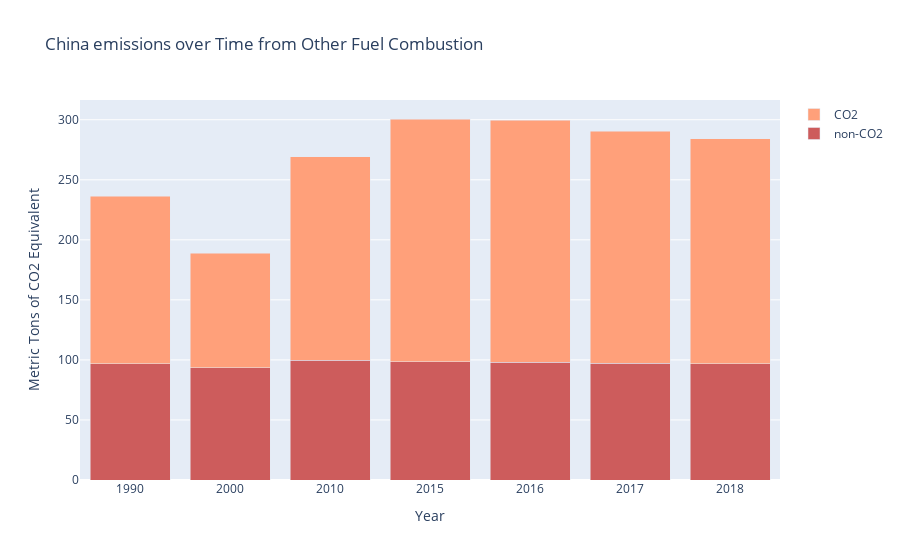

Here is the notebook cell this chart was saved with:
### Markdown cell above
Question: Would the plot above be more interesting as a stacked bar plot?

### Code cell
import plotly.graph_objects as go

fig = go.Figure(data=[
    go.Bar(name='non-CO2', x=china_non_CO2_other['Year'], y=china_non_CO2_other['Value'], marker_color='indianred'),
    go.Bar(name='CO2', x=china_CO2_other['Year'], y=china_CO2_other['Value'], marker_color='lightsalmon')
])
# Change the layout to add labeling and stacking
fig.update_layout(
    barmode = 'stack',
    title = 'China emissions over Time from Other Fuel Combustion',
    yaxis_title = "Metric Tons of CO2 Equivalent",
    xaxis_title = "Year"
)
fig.show()

### Figure 1 — Plotly figure (JSON) as saved in the notebook; plotly's stock layout.template omitted (floating-point values rounded to 4 significant figures)
{"data": [{"marker": {"color": "indianred"}, "name": "non-CO2", "type": "bar", "x": ["1990", "2000", "2010", "2015", "2016", "2017", "2018"], "y": [96.9, 93.36, 99.75, 98.59, 97.94, 97.29, 96.63]}, {"marker": {"color": "lightsalmon"}, "name": "CO2", "type": "bar", "x": ["1990", "2000", "2010", "2015", "2016", "2017", "2018"], "y": [139.4, 95.51, 169.4, 202.0, 201.8, 193.3, 187.4]}], "layout": {"barmode": "stack", "title": {"text": "China emissions over Time from Other Fuel Combustion"}, "xaxis": {"title": {"text": "Year"}}, "yaxis": {"title": {"text": "Metric Tons of CO2 Equivalent"}}}}
